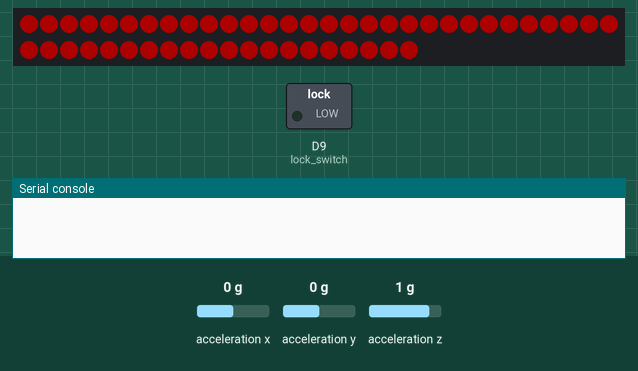
The program below on a simulated CircuitPython board. On the bench: 50 RGB LEDs in strip order, left to right, continuing on the next row, switched loads named in the program (green lamp = pin HIGH), the last lines printed to the serial console. The inputs (shaded band) are chosen by the test bench; at power-on: acceleration x 0 g, acceleration y 0 g, acceleration z 1 g. Dim RGB values are drawn brighter than linear.

Above: at 0.1 s.
At 1.1 s:
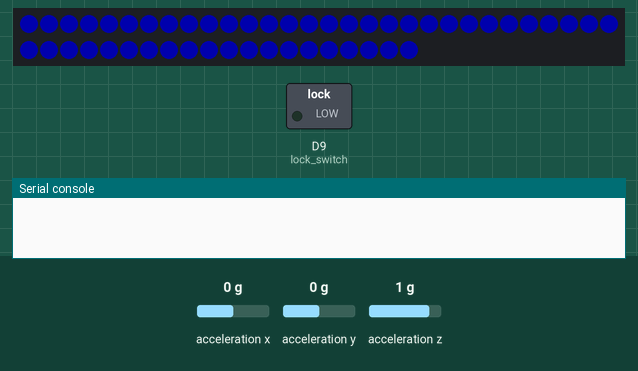
2.8 s: acceleration x set to -1.4 g
At 3.7 s:
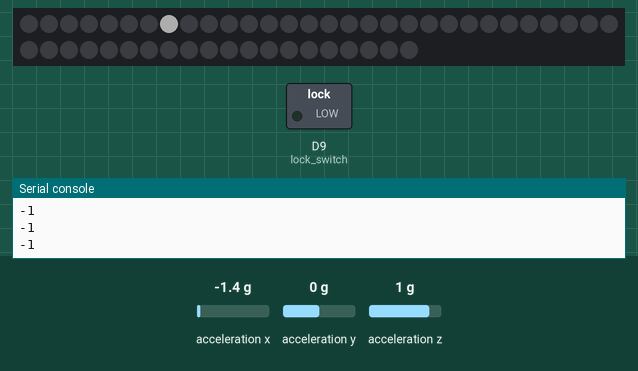
4.3 s: acceleration y set to -1.4 g
5.8 s: acceleration x set to -0.8 g
7.3 s: acceleration y set to -0.8 g
Timing chart, 0 to 9.8 s (numbered marks = the images above; inputs shaded):
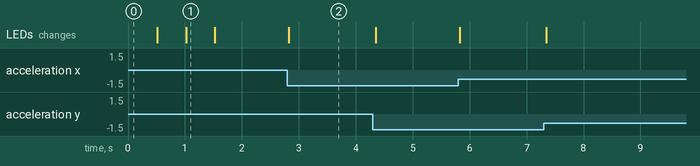

The program:

TiltLock_Scott.py
```python
# -*- coding: utf-8 -*-
"""
Spyder Editor

This is a temporary script file.
"""
import time
import board
import adafruit_lis3dh
import busio
import simpleio
import neopixel
import digitalio
#import mic_utils

# Lock switch setup
lock_switch = digitalio.DigitalInOut(board.D9)
lock_switch.direction = digitalio.Direction.OUTPUT
lock_switch.value = False

# Pixel setup
pixels = neopixel.NeoPixel(board.A1, 50, brightness=.2)
pixels.fill((0, 0, 0))
pixels.show()

# Accelerometer setup
i2c = busio.I2C(board.ACCELEROMETER_SCL, board.ACCELEROMETER_SDA)
lis3dh = adafruit_lis3dh.LIS3DH_I2C(i2c, address=0x19)
lis3dh.range = adafruit_lis3dh.RANGE_8_G

# Adjust these constants based on the playground's relative orientation
LEFT = 4
INWARD = 2
FLAT = 0
RIGHT = 1
OUTWARD = 5
UPSIDE_DOWN = 3


def getLocation(accel):
    """
    This function returns the current orientation with the values
    (Orientation is facing the playground with the USB in back)
    All directions are the direction when that
    0 - Left (ie left side on Bottom)
    1 - Inward (USB on Top)
    2 - Flat
    3 - Right (R side on Bottom)
    4 - Outward (USB on Bottom)
    5 - Upside Down (Buttons down)

    #New Directions

    5 - Forward (outward)
    4 - left
    2 - backward (inward)
    1 - Right

    returns -1 if accelration is too high or max value not close to one directions
    """
    pixels[0] = (int(simpleio.map_range(accel[1], -1, -9.8, 0, 255)),
                 int(simpleio.map_range(accel[1], -1, -9.8, 0, 255)),
                 int(simpleio.map_range(accel[1], -1, -9.8, 0, 255)))
    pixels[9] = (int(simpleio.map_range(accel[1], -1, -9.8, 0, 255)),
                 int(simpleio.map_range(accel[1], -1, -9.8, 0, 255)),
                 int(simpleio.map_range(accel[1], -1, -9.8, 0, 255)))
    pixels[2] = (int(simpleio.map_range(accel[0], 1, 9.8, 0, 255)),
                 int(simpleio.map_range(accel[0], 1, 9.8, 0, 255)),
                 int(simpleio.map_range(accel[0], 1, 9.8, 0, 255)))
    pixels[4] = (int(simpleio.map_range(accel[1], 1, 9.8, 0, 255)),
                 int(simpleio.map_range(accel[1], 1, 9.8, 0, 255)),
                 int(simpleio.map_range(accel[1], 1, 9.8, 0, 255)))
    pixels[5] = (int(simpleio.map_range(accel[1], 1, 9.8, 0, 255)),
                 int(simpleio.map_range(accel[1], 1, 9.8, 0, 255)),
                 int(simpleio.map_range(accel[1], 1, 9.8, 0, 255)))
    pixels[7] = (int(simpleio.map_range(accel[0], -1, -9.8, 0, 255)),
                 int(simpleio.map_range(accel[0], -1, -9.8, 0, 255)),
                 int(simpleio.map_range(accel[0], -1, -9.8, 0, 255)))

    pixels.show()
    absAccel = [abs(a) for a in accel]
    maxVal = max(absAccel)
    if sum(absAccel) > 20 or maxVal < 4:  # Shaking or wrong angle
        return (-1)
    else:
        argIdx = [i for i in range(len(accel)) if absAccel[i] == maxVal][-1]
        if accel[argIdx] < 0:
            return (argIdx + 3)
        else:
            return (argIdx)


def checkPattern(sequence=[LEFT, RIGHT, LEFT], numOfOccurances=2):
    """
    This function will take in the specific sequence that needs to be done to open the lock
    Locations 2 and 5 (which are flat and upside down) don't currently count as locations
    The number of occurrences is the number of times the same position must be measured to count it
        - This will hopefully address issues with shaking it or knocking on it etc
    """
    prevLoc = [i for i in
               range(0, -numOfOccurances, -1)]  # Lists previous location measurements, negatives to prevent assignment
    seq = [-1 for _ in sequence]
    while seq != sequence:
        while not all([nLoc == prevLoc[0] for nLoc in prevLoc[1:]]):
            loc = getLocation(lis3dh.acceleration[:])
            print(loc)
            if loc not in (-1, FLAT, UPSIDE_DOWN, seq[-1]):  #Ignore the flat and upside-down down positions and the previous position
                prevLoc = prevLoc[1:] + [loc]
        seq = seq[1:] + [loc]
        prevLoc[-1] = -1
        print('The current sequence is: {}'.format(seq))


def unlock(delay=5):
    """Write to a pin a positive 3.7V for delay seconds"""
    print('unlocked')
    pixels.fill((0, 255, 0))
    pixels.show()
    lock_switch.value = True

    time.sleep(delay)

    print('locked')
    pixels.fill(0)
    pixels.show()
    lock_switch.value = False


def flash_pixels(flash_speed=0.5):
    pixels.fill((255, 0, 0))
    pixels.show()
    time.sleep(flash_speed)

    pixels.fill((0, 255, 0))
    pixels.show()
    time.sleep(flash_speed)

    pixels.fill((0, 0, 255))
    pixels.show()
    time.sleep(flash_speed)


flash_pixels()
pixels.fill((0, 0, 0))
pixels.show()

while True:
    checkPattern(sequence=[LEFT, RIGHT, LEFT, OUTWARD, INWARD])
    unlock()
```

Measured:
- after the input at 2.8 s, the LEDs: change at once (image 2)
- what the display in image 1 shows lasts 0.5 s, from 1.0 s to 1.5 s
